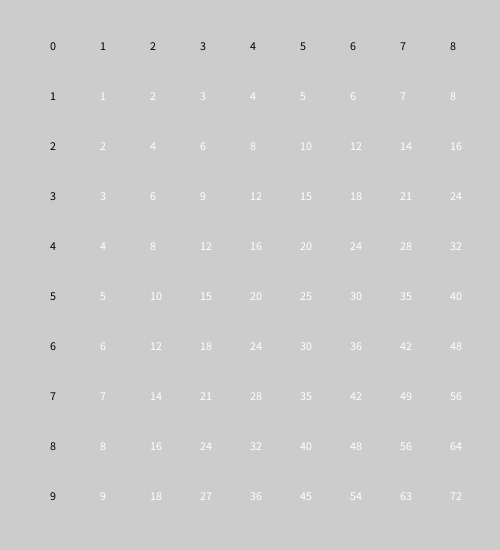
Frame 1 (no input)
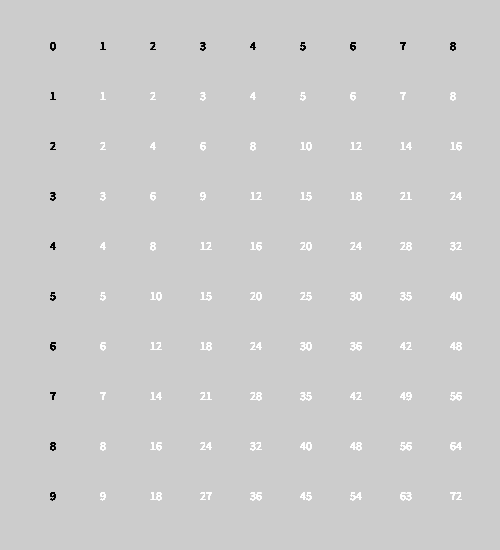
Frame 60 (the mouse pressed at the canvas centre just before this capture)
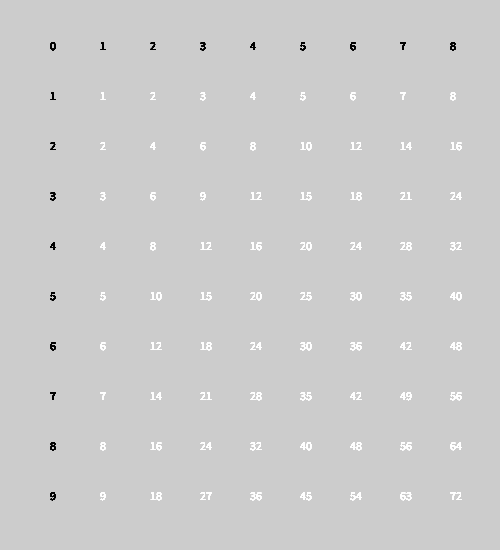
Frame 120 (the mouse held since frame 60 and released just before this capture)

The Processing sketch that drew these frames (run headless with seeded random() and noise(); from frame 60 on, the mouse is pressed at the canvas centre):

// Processing sketch: multiplicationTable
// ── multiplicationTable.pde
final int maxNum = 9; 
final int spaceBetween = 50;

void setup() {
  size (500, 550);
}

void draw() {
  int rowCounter = 0;
  while (rowCounter <= maxNum) {

    if (rowCounter == 0) {
      //print column number; this is the horizontal heading. Make it black
      fill(0);
      int colCounter = 0;
      while (colCounter <= maxNum) {
        //print 0-9
        text(colCounter, (spaceBetween*(colCounter+1)), (spaceBetween*(rowCounter+1)));
        colCounter++;
      }
    } else {
      //this is not the horizontal heading
      int colCounter = 0;
      while (colCounter <= maxNum) {
        //print each number in the row, column by column
        if (colCounter == 0) {
          // print row number; this is the vertical heading. Make it black
          fill(0);
          text(rowCounter, (spaceBetween*(colCounter+1)), (spaceBetween*(rowCounter+1)));
        } else {
          //this is not either heading; print the multiplied value. Make it white
          fill(255);
          text((rowCounter*colCounter), (spaceBetween*(colCounter+1)), (spaceBetween*(rowCounter+1)));
        }
        colCounter++;
      }
    }
    rowCounter++;
  }
}
